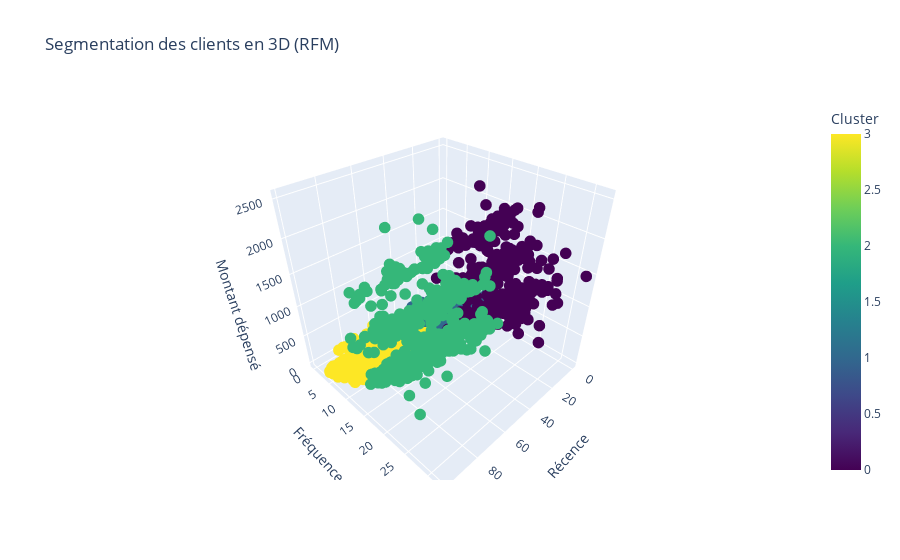

The cell this chart's notebook holds for it:
### Code cell
rfm_data = pd.DataFrame()

# Récence (Recency) : déjà présente dans les données
rfm_data['Recency'] = data['Recency']

# Fréquence (Frequency) : somme des différents types d'achats
rfm_data['Frequency'] = data[['NumWebPurchases', 'NumCatalogPurchases', 'NumStorePurchases']].sum(axis=1)

# Montant (Monetary) : somme des montants dépensés dans les différentes catégories de produits
rfm_data['Monetary'] = data[['MntWines', 'MntFruits', 'MntMeatProducts', 'MntFishProducts', 'MntSweetProducts', 'MntGoldProds']].sum(axis=1)

# Normalisation des données RFM pour le clustering
scaler = StandardScaler()
rfm_normalized = scaler.fit_transform(rfm_data)

# Application du clustering K-means avec 4 clusters
kmeans = KMeans(n_clusters=4, random_state=42)
rfm_data['Cluster'] = kmeans.fit_predict(rfm_normalized)

# Création du graphique interactif en 3D avec Plotly
fig = px.scatter_3d(
    rfm_data, 
    x='Recency', 
    y='Frequency', 
    z='Monetary', 
    color='Cluster',
    title='Segmentation des clients en 3D (RFM)',
    labels={'Recency': 'Récence', 'Frequency': 'Fréquence', 'Monetary': 'Montant dépensé'},
    color_continuous_scale=px.colors.sequential.Viridis
)
fig.update_traces(marker=dict(size=4))  # Vous pouvez ajuster cette valeur pour changer la taille des points

# Affichage du graphique interactif
fig.show()

# Affichage des premiers résultats de la segmentation RFM avec les clusters
rfm_data.head()

### Figure 1 — Plotly figure (JSON) as saved in the notebook; plotly's stock layout.template omitted (floating-point values rounded to 4 significant figures; data arrays with more than 128 entries replaced by an {"elided": "..."} marker saying what was removed)
{"data": [{"hovertemplate": "Récence=%{x}<br>Fréquence=%{y}<br>Montant dépensé=%{z}<br>Cluster=%{marker.color}<extra></extra>", "legendgroup": "", "marker": {"color": {"elided": "2212 int values"}, "coloraxis": "coloraxis", "size": 4, "symbol": "circle"}, "mode": "markers", "name": "", "scene": "scene", "showlegend": false, "type": "scatter3d", "x": {"elided": "2212 int values"}, "y": {"elided": "2212 int values"}, "z": {"elided": "2212 int values"}}], "layout": {"coloraxis": {"colorbar": {"title": {"text": "Cluster"}}, "colorscale": [[0, "#440154"], [0.1111, "#482878"], [0.2222, "#3e4989"], [0.3333, "#31688e"], [0.4444, "#26828e"], [0.5556, "#1f9e89"], [0.6667, "#35b779"], [0.7778, "#6ece58"], [0.8889, "#b5de2b"], [1, "#fde725"]]}, "legend": {"tracegroupgap": 0}, "scene": {"domain": {"x": [0, 1], "y": [0, 1]}, "xaxis": {"title": {"text": "Récence"}}, "yaxis": {"title": {"text": "Fréquence"}}, "zaxis": {"title": {"text": "Montant dépensé"}}}, "title": {"text": "Segmentation des clients en 3D (RFM)"}}}
